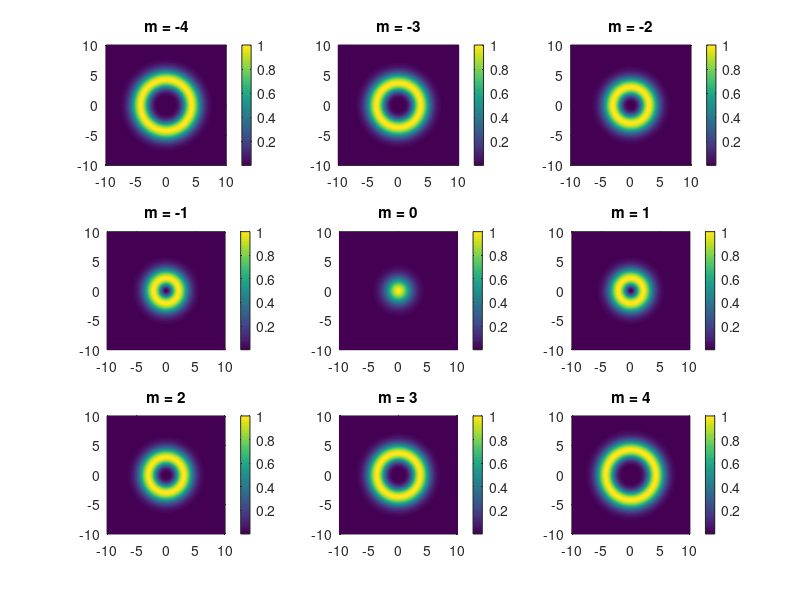

The MATLAB script that drew this image: (Note: this script raises an error after producing the figure.)
clc;
clear all;
close all;
%% 环形涡旋光束

%画出极坐标图
N = 200;
lambda = 632e-9;    %波长为632nm
k = 2*pi/lambda;    %波数
w0 = 3;             %束腰半径
x = linspace(-10,10,N);
y = linspace(-10,10,N);
[X,Y] = meshgrid(x,y);
[theta,r] = cart2pol(X,Y);

beta = 50*pi/180;
figure(1);

for m = -4 : 4
    subplot(3,3,m+5)
    E1 = (r/w0).^abs(m).*exp(-r.^2/w0^2)*exp(1i*beta).*exp(-1i*m*theta);
    I1 = E1.*conj(E1);  I1 = I1/max(max(I1));
    
    %二维
    h1 = pcolor(X,Y,I1);
    colorbar;
    set(h1,'edgecolor','none','facecolor','interp');
    title(['m = ',num2str(m)]);
    axis square;
end
sgtitle('环形涡旋光束：不同拓扑荷数(m)');   %为图1添加总标题

figure(2);

for m = -4 : 4    
    subplot(3,3,m+5)
    E1 = (r/w0).^abs(m).*exp(-r.^2/w0^2)*exp(1i*beta).*exp(-1i*m*theta);
    I1 = E1.*conj(E1);  I1 = I1/max(max(I1));
    %三维
        mesh(X,Y,I1)
        set(gca,'fontname','times new roman');
        title(['m = ',num2str(m)],'fontname','华文中宋');
        xlabel('x/mm','fontname','times new roman');
        ylabel('y/mm','fontname','times new roman');
        zlabel('归一化强度','fontname','华文中宋');
end
sgtitle('环形涡旋光束3D：不同拓扑荷数(m)');   %为图2添加总标题

%% 贝塞尔-高斯光束
N = 200;
lambda = 632e-9;    %波长为632nm
k = 2*pi/lambda;    %波数
w0 = 3;             %束腰半径
x = linspace(-5,5,N);
y = linspace(-5,5,N);
[X,Y] = meshgrid(x,y);
[theta,r] = cart2pol(X,Y);
figure(3);

alpha = 5;
for m = -4 : 4
    subplot(3,3,m+5)
    E2 = besselj(m,alpha.*r).*exp(-r.^2/w0^2).*exp(-1i*m*theta); %使用了matlab内置的贝塞尔函数
    I2 = E2.*conj(E2);  I2 = I2/max(max(I2));
    
    %二维
    h2 = pcolor(X,Y,I2);
    colorbar;
    set(h2,'edgecolor','none','facecolor','interp');
    title(['m = ',num2str(m)]);
    %colormap(gray);        %输出灰度图像
    axis square;
end
sgtitle('贝塞尔-高斯光束：不同拓扑荷数(m)');   %为图3添加总标题

figure(4);

for m = -4 : 4  
    subplot(3,3,m+5)
    E2 = besselj(m,alpha.*r).*exp(-r.^2/w0^2).*exp(-1i*m*theta); %使用了matlab内置的贝塞尔函数
    I2 = E2.*conj(E2);  I2 = I2/max(max(I2));
    %三维
         mesh(X,Y,I2)           %三维
         set(gca,'fontname','times new roman');
         title(['m = ',num2str(m)],'fontname','华文中宋');
         xlabel('x/mm','fontname','times new roman');
         ylabel('y/mm','fontname','times new roman');
         zlabel('归一化强度','fontname','华文中宋');
end
sgtitle('贝塞尔-高斯光束3D：不同拓扑荷数(m)');   %为图4添加总标题

%% 拉盖尔-高斯光束
N = 200;
lambda = 632e-9;    %波长为632nm
k = 2*pi/lambda;    %波数
w0 = 3e-3;          %光斑尺寸
x = linspace(-3*w0,3*w0,N);     y = x;
[X,Y] = meshgrid(x,y);
[theta,r] = cart2pol(X,Y);
Z_R = pi*w0^2/lambda;      %瑞利长度
z = 0;
w_z = w0*sqrt(1+(z/Z_R)^2);%光束在z位置的半径
figure(5);

p = 2;      %p = 0, 1, 2...;
for m = -4 : 4
    subplot(3,3,m+5)
    E3 = sqrt(2*factorial(p)/pi/(p+factorial(abs(m))))*(1/w_z)*(sqrt(2)*r/w_z).^abs(m)...
        .*exp(-r.^2/w_z^2).*laguerre(p,abs(m),2*r.^2/w_z^2).*exp(-1i*m*theta).*exp(-1i*k*z)...
        .*exp(-1i*k*r.^2*z/2/(z^2+Z_R^2))*exp(-1i*(2*p+abs(m)+1)*atan(z/Z_R));
    I3 = E3.*conj(E3);  I3 = I3/max(max(I3));
    
%二维
     h3 = pcolor(X,Y,I3);
     colorbar;
     set(h3,'edgecolor','none','facecolor','interp');
     title(['m = ',num2str(m)]);
     %colormap(gray);        %输出灰度图像
     axis square;
end
sgtitle(['拉盖尔-高斯光束：不同拓扑荷数(m)    p = ',num2str(p)]);   %为图5添加总标题

figure(6);

for m = -4 : 4   
    subplot(3,3,m+5)
    E3 = sqrt(2*factorial(p)/pi/(p+factorial(abs(m))))*(1/w_z)*(sqrt(2)*r/w_z).^abs(m)...
        .*exp(-r.^2/w_z^2).*laguerre(p,abs(m),2*r.^2/w_z^2).*exp(-1i*m*theta).*exp(-1i*k*z)...
        .*exp(-1i*k*r.^2*z/2/(z^2+Z_R^2))*exp(-1i*(2*p+abs(m)+1)*atan(z/Z_R));
    I3 = E3.*conj(E3);  I3 = I3/max(max(I3));
%三维
        mesh(X,Y,I3)           %三维
        set(gca,'fontname','times new roman');
        title(['m = ',num2str(m)],'fontname','华文中宋');
        xlabel('x/mm','fontname','times new roman');
        ylabel('y/mm','fontname','times new roman');
        zlabel('归一化强度','fontname','华文中宋');
end
sgtitle(['拉盖尔-高斯光束3D：不同拓扑荷数(m)    p = ',num2str(p)]);   %为图6添加总标题
